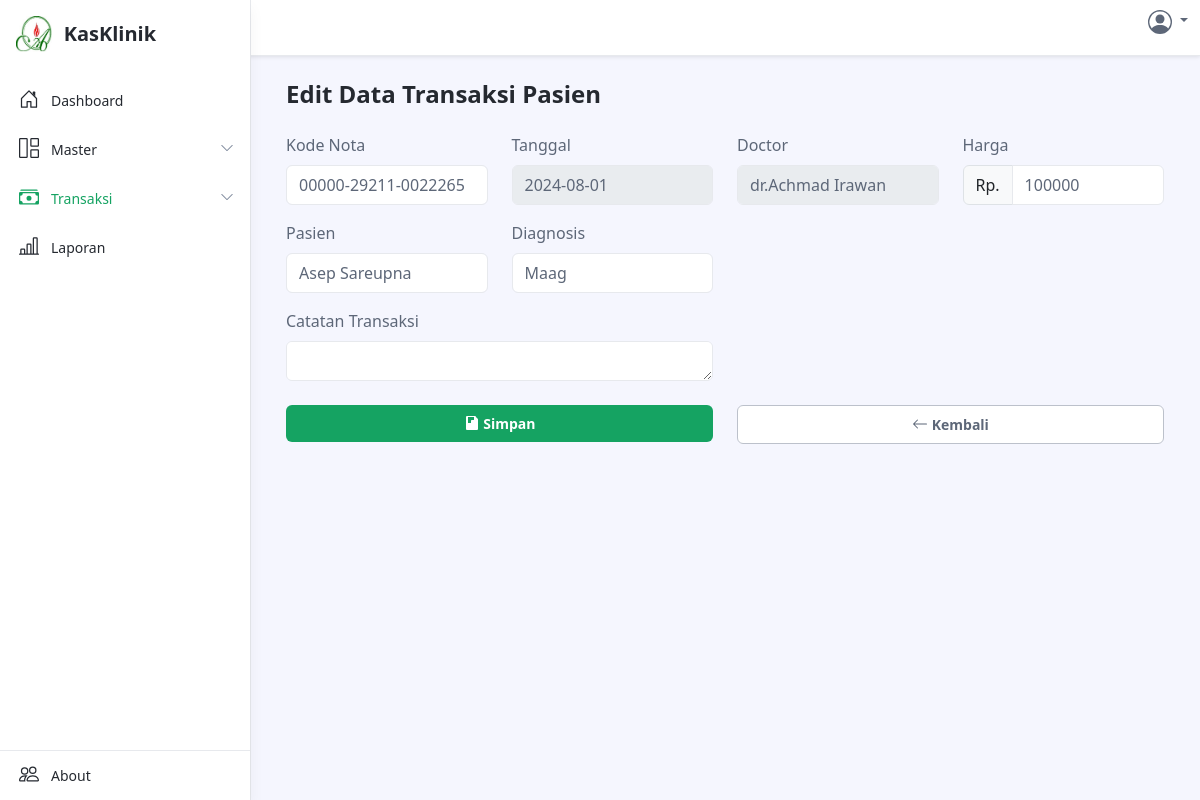
The app's page /penerimaan-kas-edit.php?id=00000-29211-0022265 with its own data.
### tables this page shows
CREATE TABLE `transaction_in` (
  `id` varchar(255) NOT NULL,
  `action_id` bigint(20) UNSIGNED NOT NULL,
  `created_at` timestamp NOT NULL DEFAULT current_timestamp(),
  `doctor` varchar(255) NOT NULL,
  `total_price` double NOT NULL
);

CREATE TABLE `patient` (
  `id` bigint(20) UNSIGNED NOT NULL,
  `patient_id` varchar(20) NOT NULL,
  `fullname` varchar(255) NOT NULL,
  `address` varchar(255) NOT NULL,
  `phone` varchar(255) NOT NULL,
  `category` varchar(255) NOT NULL,
  `assurance` varchar(255) DEFAULT NULL,
  `created_at` timestamp NOT NULL DEFAULT current_timestamp()
);

CREATE TABLE `action` (
  `id` bigint(20) UNSIGNED NOT NULL,
  `patient_id` varchar(20) NOT NULL,
  `notes` text NOT NULL,
  `diagnosis` text NOT NULL,
  `medicine` text NOT NULL,
  `created_at` timestamp NOT NULL DEFAULT current_timestamp()
);

### penerimaan-kas-edit.php (the view, shortened to what this page needs)
<?php
include './config/config.php';
if (isset($_GET['id'])) {
  $uuid = $_GET['id'];
  $sql = "SELECT ti.*, p.fullname AS patient_name, a.diagnosis, t.comment AS transaction_comment
            FROM transaction_in ti
            JOIN action a ON ti.action_id = a.id
            JOIN patient p ON a.patient_id = p.id
            LEFT JOIN `transaction` t ON ti.id = t.transaction_in_id
            WHERE ti.id = :id";
  $stmt = $conn->prepare($sql);
  $stmt->bindParam(':id', $uuid);
  $stmt->execute();
  $transaction = $stmt->fetch(PDO::FETCH_ASSOC);
}
?>
<!DOCTYPE html>
<html lang="en">
<head>
  <link id="theme-style" rel="stylesheet" href="assets/css/portal.css">
  <link id="theme-style" rel="stylesheet" href="assets/css/custom.css">
</head>
<body class="app">
  <header class="app-header fixed-top">
    <div class="app-header-inner">
      <div class="container-fluid py-2">
        <div class="app-header-content">
          <div class="row justify-content-between align-items-center">
            <?php include './component/profile-icon.php'; ?>
          </div>
        </div>
      </div>
    </div>
    <div id="app-sidepanel" class="app-sidepanel">
      <div class="sidepanel-inner d-flex flex-column">
        <?php include './sidebar/sidebar-header.php'; ?>
        <?php include './sidebar/sidebar-body.php'; ?>
        <?php include './sidebar/sidebar-footer.php'; ?>
      </div>
    </div>
  </header>
  <div class="app-wrapper">
    <div class="app-content pt-3 p-md-3 p-lg-4">
      <div class="container-xl">
        <h1 class="app-page-title">Edit Data Transaksi Pasien</h1>
        <form class="auth-form login-form" method="POST">
          <div class="row">
            <div class="col-12 col-lg-6">
              <div class="row">
                <div class="col-12 col-lg-6">
                  <div class="text mb-3">
                    <label class="form-label" for="id">Kode Nota</label>
                    <input readonly name="id" type="text" class="form-control" value="<?php echo $transaction['id']; ?>">
                  </div>
                </div>
                <div class="col-12 col-lg-6">
                  <div class="text mb-3">
                    <label class="form-label" for="tanggal">Tanggal</label>
                    <input id="tanggal" name="tanggal" type="text" value="<?php echo substr($transaction['created_at'], 0, 10); ?>" class="form-control" required="required" disabled>
                  </div>
                </div>
              </div>
              <div class="row">
                <div class="col-12 col-lg-6">
                  <div class="text mb-3">
                    <label class="form-label" for="pasien">Pasien</label>
                    <input id="pasien" name="pasien" type="text" class="form-control" value="<?php echo isset($transaction['patient_name']) ? $transaction['patient_name'] : ''; ?>" readonly>
                  </div>
                </div>
                <div class="col-12 col-lg-6">
                  <div class="text mb-3">
                    <label class="form-label" for="diagnosis">Diagnosis</label>
                    <input id="diagnosis" name="diagnosis" type="text" class="form-control" value="<?php echo isset($transaction['diagnosis']) ? $transaction['diagnosis'] : ''; ?>" readonly>
                  </div>
                </div>
              </div>
              <div class="row">
                <div class="col-12">
                  <div class="text mb-3">
                    <label class="form-label" for="comment">Catatan Transaksi</label>
                    <textarea id="comment" name="comment" type="text-area" class="form-control"><?php echo isset($transaction['transaction_comment']) ? $transaction['transaction_comment'] : ''; ?></textarea>
                  </div>
                </div>
              </div>
            </div>
            <div class="col-12 col-lg-6">
              <div class="row">
                <div class="col-12 col-lg-6">
                  <div class="text mb-3">
                    <label class="form-label" for="doctor">Doctor</label>
                    <input id="doctor" name="doctor" type="text" class="form-control" required="required" value="<?php echo $transaction['doctor']; ?>" disabled>
                  </div>
                </div>
                <div class="col-12 col-lg-6">
                  <div class="text mb-3">
                    <label class="form-label" for="total_price">Harga</label>
                    <div class="input-group">
                      <div class="input-group-text">Rp.</div>
                      <input id="total_price" name="total_price" type="text" class="form-control" required="required" value="<?php echo $transaction['total_price']; ?>">
                    </div>
                  </div>
                </div>
              </div>
            </div>
          </div>
          <div class="row">
            <div class="col-12 col-lg-6">
              <div class="text mb-3">
                <div class="pt-2">
                  <button type="submit" class="btn app-btn-primary w-100 theme-btn mx-auto">
                     Simpan
                  </button>
                </div>
              </div>
            </div>
            <div class="col-12 col-lg-6">
              <div class="text mb-3">
                <div class="pt-2">
                  <a href="./penerimaan-kas.php" class="btn app-btn-secondary w-100 theme-btn mx-auto">
                    <svg xmlns="http://www.w3.org/2000/svg" width="16" height="16" fill="currentColor" class="bi bi-arrow-left" viewBox="0 0 16 16">
                      <path fill-rule="evenodd" d="M15 8a.5.5 0 0 0-.5-.5H2.707l3.147-3.146a.5.5 0 1 0-.708-.708l-4 4a.5.5 0 0 0 0 .708l4 4a.5.5 0 0 0 .708-.708L2.707 8.5H14.5A.5.5 0 0 0 15 8" />
                    </svg> Kembali
                  </a>
                </div>
              </div>
            </div>
          </div>
      </div>
    </div>
  </div>
</body>
</html>

### records on screen
transaction_in: id "00000-29211-0022265", tanggal "2024-08-01", pasien "Asep Sareupna", diagnosis "Maag", doctor "dr.Achmad Irawan", total_price "100000"
